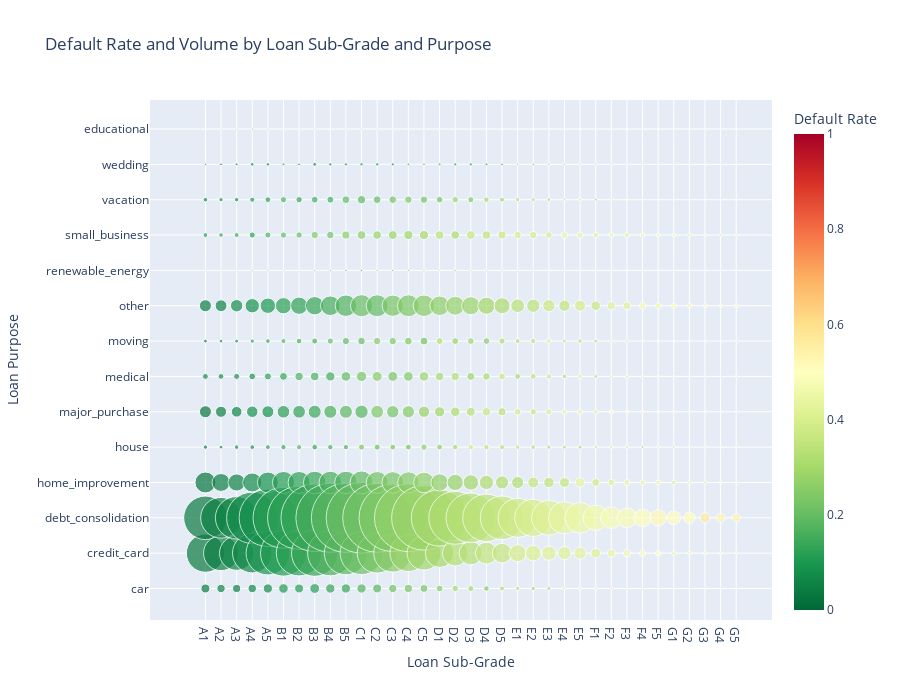

Source (notebook cell):
### Markdown cell above
#### Sub-Grade & Purpose: Pinpointing High-Risk Loan Segments

The interactive bubble chart allows us to assess three critical dimensions at once:

* **X-axis (Sub-Grade)**: The granular risk rating assigned by the lender.
* **Y-axis (Loan Purpose)**: The reason the borrower is taking the loan.
* **Bubble Color (Default Rate)**: The riskiness of the segment. Darker red indicates a higher default rate.
* **Bubble Size (Loan Count)**: The business exposure to that segment. Larger bubbles represent more loans.

**Key Insight**: This chart is powerful for identifying areas of concentrated risk. **Look for large, dark-colored bubbles**. These represent segments with a high volume of loans and a high default rate—the most critical areas for review. For example, you can quickly see that `debt_consolidation` has the highest volume across most sub-grades, but the risk (color) darkens significantly as the sub-grade worsens from A to G.

### Code cell
# Calculate default rate and count for each sub_grade and purpose combination
subgrade_purpose_df = loan_data.groupby(['sub_grade', 'purpose']).agg(
    count=('loan_status_binary', 'count'),
    defaults=('loan_status_binary', lambda x: (x == 0).sum())
).reset_index()
subgrade_purpose_df['default_rate'] = subgrade_purpose_df['defaults'] / subgrade_purpose_df['count']

# Create the interactive bubble chart
fig = px.scatter(
    subgrade_purpose_df,
    x='sub_grade',
    y='purpose',
    color='default_rate',
    size='count',
    size_max=50,  # Controls the maximum bubble size for readability
    color_continuous_scale='RdYlGn_r',  # Red-Yellow-Green reversed (Red = High Risk)
    title='Default Rate and Volume by Loan Sub-Grade and Purpose',
    hover_name='purpose',
    hover_data={
        'sub_grade': True,
        'count': ':,',
        'default_rate': ':.2%'
    },
    category_orders={"sub_grade": sorted(loan_data['sub_grade'].dropna().unique())} # Ensure sub_grades are sorted
)

fig.update_layout(
    xaxis_title='Loan Sub-Grade',
    yaxis_title='Loan Purpose',
    coloraxis_colorbar=dict(title='Default Rate'),
    height=700  # Increase height for better readability of y-axis labels
)
fig.show()

### Figure 1 — Plotly figure (JSON) as saved in the notebook; plotly's stock layout.template omitted (floating-point values rounded to 4 significant figures; data arrays with more than 128 entries replaced by an {"elided": "..."} marker saying what was removed)
{"data": [{"customdata": {"elided": "487x2 float values"}, "hovertemplate": "<b>%{hovertext}</b><br><br>sub_grade=%{x}<br>purpose=%{y}<br>count=%{customdata[0]:,}<br>default_rate=%{marker.color:.2%}<extra></extra>", "hovertext": {"elided": "487 str values"}, "legendgroup": "", "marker": {"color": {"elided": "487 float values"}, "coloraxis": "coloraxis", "size": {"elided": "487 int values"}, "sizemode": "area", "sizeref": 20.51, "symbol": "circle"}, "mode": "markers", "name": "", "orientation": "v", "showlegend": false, "type": "scatter", "x": {"elided": "487 str values"}, "xaxis": "x", "y": {"elided": "487 str values"}, "yaxis": "y"}], "layout": {"coloraxis": {"colorbar": {"title": {"text": "Default Rate"}}, "colorscale": [[0, "rgb(0,104,55)"], [0.1, "rgb(26,152,80)"], [0.2, "rgb(102,189,99)"], [0.3, "rgb(166,217,106)"], [0.4, "rgb(217,239,139)"], [0.5, "rgb(255,255,191)"], [0.6, "rgb(254,224,139)"], [0.7, "rgb(253,174,97)"], [0.8, "rgb(244,109,67)"], [0.9, "rgb(215,48,39)"], [1, "rgb(165,0,38)"]]}, "height": 700, "legend": {"itemsizing": "constant", "tracegroupgap": 0}, "title": {"text": "Default Rate and Volume by Loan Sub-Grade and Purpose"}, "xaxis": {"anchor": "y", "categoryarray": ["A1", "A2", "A3", "A4", "A5", "B1", "B2", "B3", "B4", "B5", "C1", "C2", "C3", "C4", "C5", "D1", "D2", "D3", "D4", "D5", "E1", "E2", "E3", "E4", "E5", "F1", "F2", "F3", "F4", "F5", "G1", "G2", "G3", "G4", "G5"], "categoryorder": "array", "domain": [0, 1], "title": {"text": "Loan Sub-Grade"}}, "yaxis": {"anchor": "x", "domain": [0, 1], "title": {"text": "Loan Purpose"}}}}
